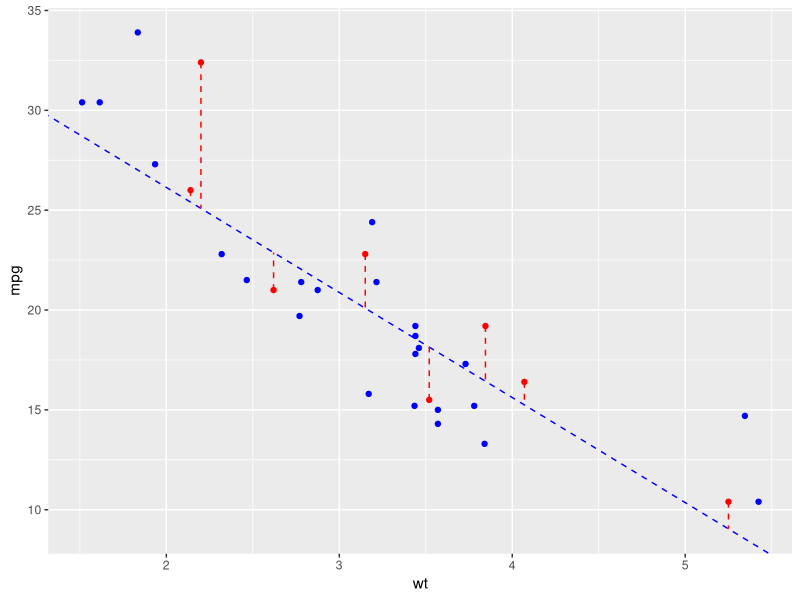
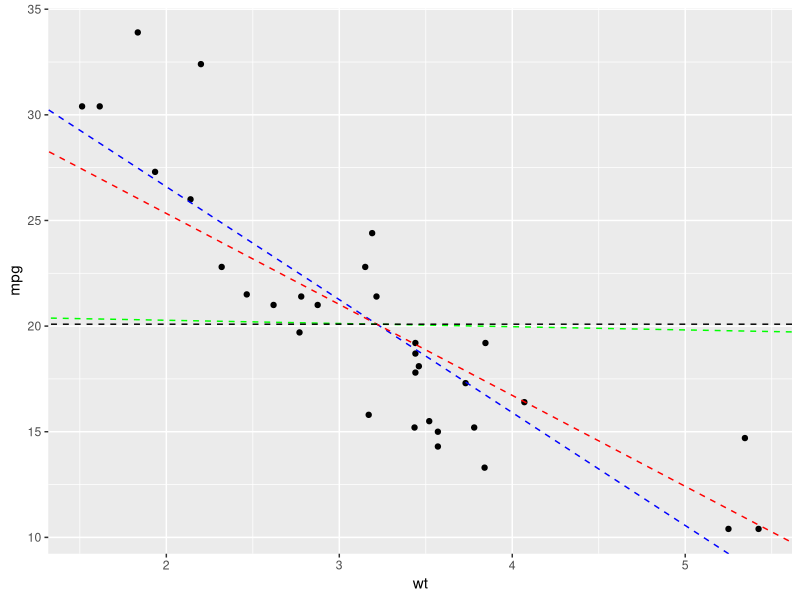
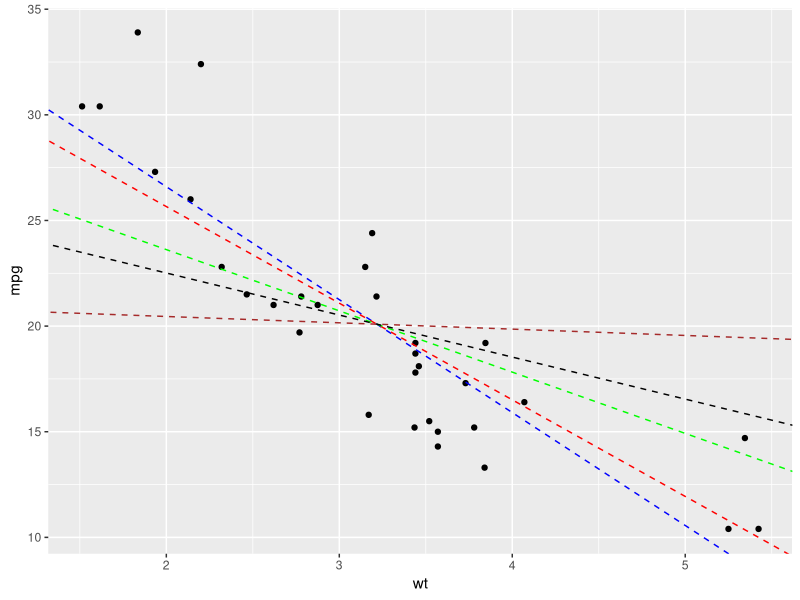
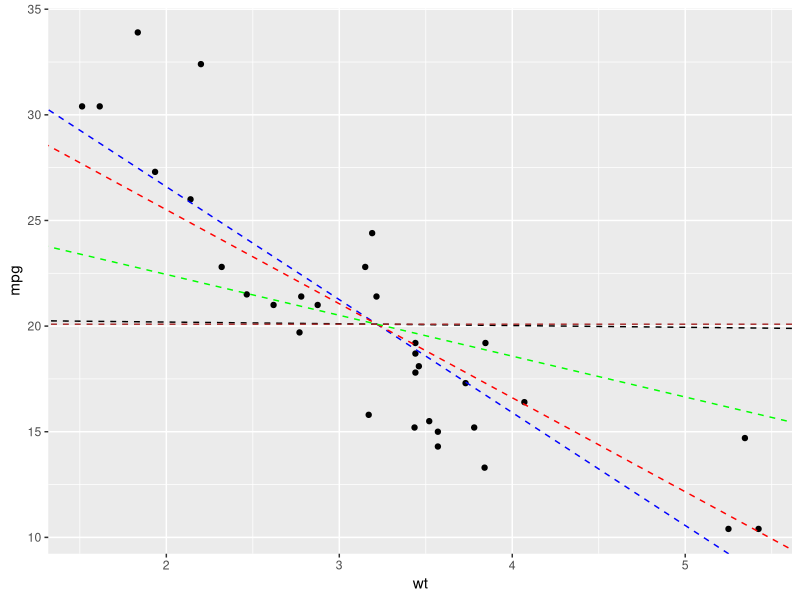
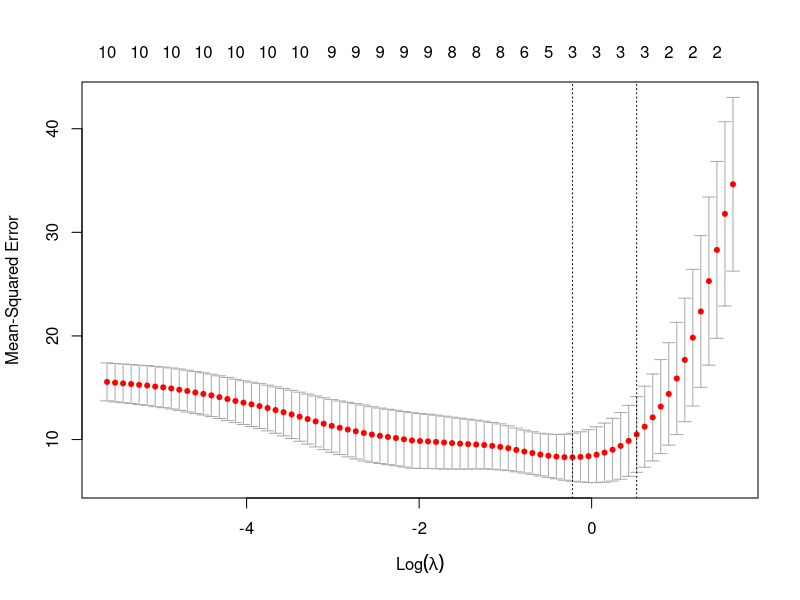
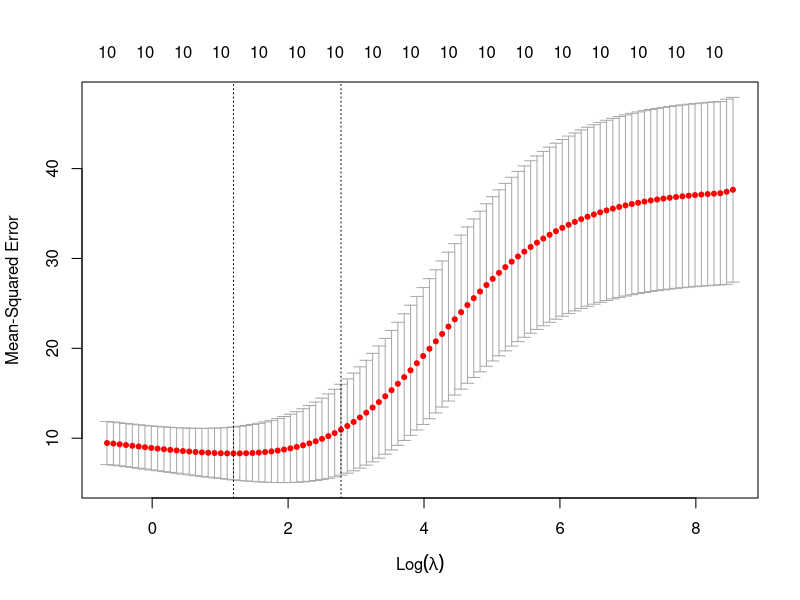
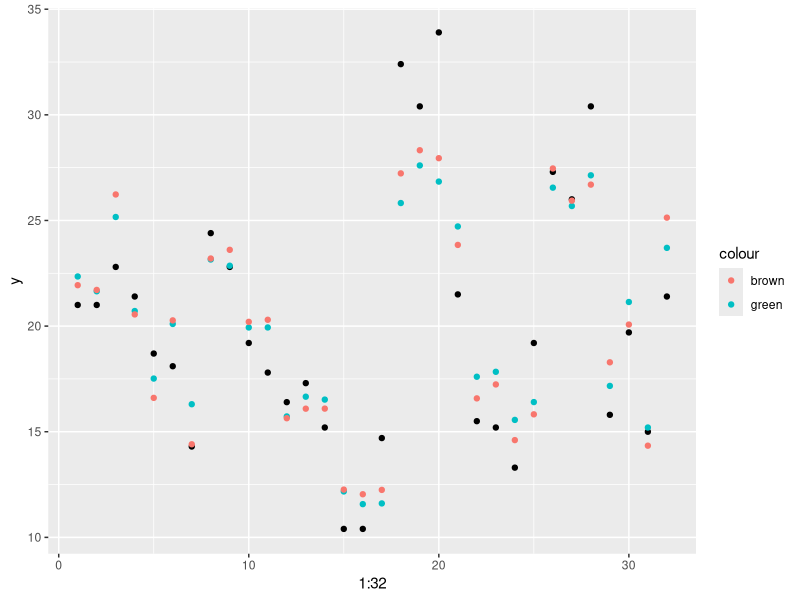

These charts were generated, in order, by the following R code:
## ---- chunk 1
library(tidyverse)
# Split data into training and testing sets
set.seed(10062018)
train_index <- sample(1:nrow(mtcars), size = 0.75 * nrow(mtcars))
train_data <- mtcars[train_index, ]
test_data <- mtcars[-train_index, ]
train_data$Type <- "Train"
test_data$Type <- "Test"

mod <- lm(mpg ~ wt,train_data)
x_test <- as.matrix(test_data[, -1])
y_test <- test_data$mpg

y_pred <- predict(mod,data.frame(wt=test_data$wt))

ggplot() +
  geom_point(data=train_data,aes(x=wt,y=mpg),colour="blue") +
  geom_point(data=test_data,aes(x=wt,y=mpg),colour="red") +
  geom_abline(aes(intercept=coef(mod)[1],slope=coef(mod)[2]),linetype=2,colour="blue") +
  geom_segment(aes(x=test_data$wt,xend=test_data$wt,y=y_test,yend=y_pred),colour="red",linetype=2)
## ---- chunk 2
# note: y pred is the predictions of the out of sample datapoints from our in sample predictions
mean(resid(mod)) # In sample mean
var(resid(mod)) # In sample variance
mean(y_pred) # out of sample mean
var(y_pred) # out of sample variance
## ---- chunk 3
# Library used for constrained linear regression
# technically a variable selection technique
library(glmnet)
# glmnet performs constrained regression for a given model matrix and response variable
# alpha = 1 means LASSO regression
X <- model.matrix(~ wt,mtcars)
Y <- mtcars$mpg
mod_0 <- glmnet(X,Y, alpha = 1, lambda = 0) # traditional regression
mod_1 <- glmnet(X,Y, alpha = 1, lambda = 1)
mod_5 <- glmnet(X,Y, alpha = 1, lambda = 5)
mod_10 <- glmnet(X,Y, alpha = 1, lambda = 10) # hits zero exactly

ggplot() +
  geom_point(data=mtcars,aes(x=wt,y=mpg)) +
  geom_abline(aes(intercept=coef(mod_0)[1],slope=coef(mod_0)[3]),linetype=2,colour="blue") +
  geom_abline(aes(intercept=coef(mod_1)[1],slope=coef(mod_1)[3]),linetype=2,colour="red") +
  geom_abline(aes(intercept=coef(mod_5)[1],slope=coef(mod_5)[3]),linetype=2,colour="green") +
  geom_abline(aes(intercept=coef(mod_10)[1],slope=coef(mod_10)[3]),linetype=2,colour="black")
## ---- chunk 4
# glmnet performs constrained regression for a given model matrix and response variable
# alpha = 0 means ridge regression
X <- model.matrix(~ wt,mtcars)
Y <- mtcars$mpg
mod_0 <- glmnet(X,Y, alpha = 0, lambda = 0) #don't get exactly zero but somewhat close
mod_1 <- glmnet(X,Y, alpha = 0, lambda = 1)
mod_5 <- glmnet(X,Y, alpha = 0, lambda = 5)
mod_10 <- glmnet(X,Y, alpha = 0, lambda = 10)
mod_100 <- glmnet(X,Y, alpha = 0, lambda = 100)

ggplot() +
  geom_point(data=mtcars,aes(x=wt,y=mpg)) +
  geom_abline(aes(intercept=coef(mod_0)[1],slope=coef(mod_0)[3]),linetype=2,colour="blue") +
  geom_abline(aes(intercept=coef(mod_1)[1],slope=coef(mod_1)[3]),linetype=2,colour="red") +
  geom_abline(aes(intercept=coef(mod_5)[1],slope=coef(mod_5)[3]),linetype=2,colour="green") +
  geom_abline(aes(intercept=coef(mod_10)[1],slope=coef(mod_10)[3]),linetype=2,colour="black") + 
    geom_abline(aes(intercept=coef(mod_100)[1],slope=coef(mod_100)[3]),linetype=2,colour="brown")
## ---- chunk 5
# glmnet performs constrained regression for a given model matrix and response variable
# alpha = 0.5 means elastic net with alpha = 0.5
X <- model.matrix(~ wt,mtcars)
Y <- mtcars$mpg
mod_0 <- glmnet(X,Y, alpha = 0.5, lambda = 0) 
mod_1 <- glmnet(X,Y, alpha = 0.5, lambda = 1)
mod_5 <- glmnet(X,Y, alpha = 0.5, lambda = 5)
mod_10 <- glmnet(X,Y, alpha = 0.5, lambda = 10)
mod_100 <- glmnet(X,Y, alpha = 0.5, lambda = 100)

ggplot() +
  geom_point(data=mtcars,aes(x=wt,y=mpg)) +
  geom_abline(aes(intercept=coef(mod_0)[1],slope=coef(mod_0)[3]),linetype=2,colour="blue") +
  geom_abline(aes(intercept=coef(mod_1)[1],slope=coef(mod_1)[3]),linetype=2,colour="red") +
  geom_abline(aes(intercept=coef(mod_5)[1],slope=coef(mod_5)[3]),linetype=2,colour="green") +
  geom_abline(aes(intercept=coef(mod_10)[1],slope=coef(mod_10)[3]),linetype=2,colour="black") + 
    geom_abline(aes(intercept=coef(mod_100)[1],slope=coef(mod_100)[3]),linetype=2,colour="brown")
## ---- chunk 6
# we will use the glmnet packge I uploaded earlier
# the inputs will be the actual model matrix X and the response vector Y 
# The function cv.glmnet will determine the optimal smoothing parameter lambda via  K-fold cross validation
X <- model.matrix(mpg ~ .,mtcars)
y <- mtcars$mpg
# LASSO 
lam_lasso <- cv.glmnet(x = X, y = y, nfolds = 5, alpha = 1)
# alpha = 1 means we are doing LASSO 
plot(lam_lasso) # plots the estimates of the lambda parameters plus a 95% confidence interval
lam_lasso
# min is the value of lambda that minimizes the MSPE and 1se adds a standard error to it
lambda_lasso <- lam_lasso$lambda.min

#ridge
lam_ridge <- cv.glmnet(x = X, y = y, nfolds = 5, alpha = 0)
plot(lam_ridge)
lam_ridge
lambda_ridge <- lam_ridge$lambda.min

# lets see which one produces the smallest MSPE
lam_lasso$cvm[lam_lasso$lambda == lambda_lasso]
# extracting the mspe for the optimal lambda

# lets see it for ridge 
lam_ridge$cvm[lam_ridge$lambda == lambda_ridge]
## ---- chunk 7
# by setting the sett, we get the same folds evertime 
set.seed(6262019)
# however if we want to compare across different possible elastic nets we need to simulate the fold assignments ourselves 
K <- 5  # 5 fold cross validation
foldid <- sample(rep(1:K, length.out = nrow(mtcars)))

lam_lasso <- cv.glmnet(x = X, y =y, foldid = foldid, alpha =1)
lamda_lasso <- lam_lasso$lambda.min
lam_lasso$cvm[lam_lasso$lambda == lamda_lasso]

lam_ridge <- cv.glmnet(x = X, y =y, foldid = foldid, alpha =0)
lamda_ridge <- lam_ridge$lambda.min
lam_ridge$cvm[lam_ridge$lambda == lamda_ridge]

# now lets do some cross validation for elastic net
alpha <- seq(0,1,0.05)
alpha_cv <- NULL
for (a in alpha){
  lam_a <- cv.glmnet(x = X, y = y, foldid = foldid, alpha = a)
  lambda <- lam_a$lambda.min
  alpha_cv <- c(alpha_cv, lam_a$cvm[lam_a$lambda == lambda])
}

a <- alpha[which.min(alpha_cv)]
## ---- chunk 8
# if you used glmnet, then you can use the predict function specifying your lambda and a
ex <- glmnet(x = X, y = y, alpha = 1)
pred_ex <- predict(ex, newx = as.matrix(mtcars), s = 0.05)  # newx is the matrix of explanatory variables in your model, and s is the smoothing parameter
# you have to specify a new x
# you can also extract the coefficients from a cv.glmnet
# lets extract the predictions from our optimal LASSO and ridge
pred_lasso <- predict(lam_lasso, newx = as.matrix(mtcars), s = 'lambda.min')
pred_ridge <- predict(lam_ridge, newx = as.matrix(mtcars), s = 'lambda.min')
# can also use an elastic net but must specify your alpha beforehand

ggplot()+
  geom_point(aes(x = 1:32, y = y))+
  geom_point(aes(x = 1:32, y = pred_lasso, color = 'green'))+
  geom_point(aes(x = 1:32, y = pred_ridge, color = 'brown'))

# this would be a good thing to use if you are doing prediction in your analysis
